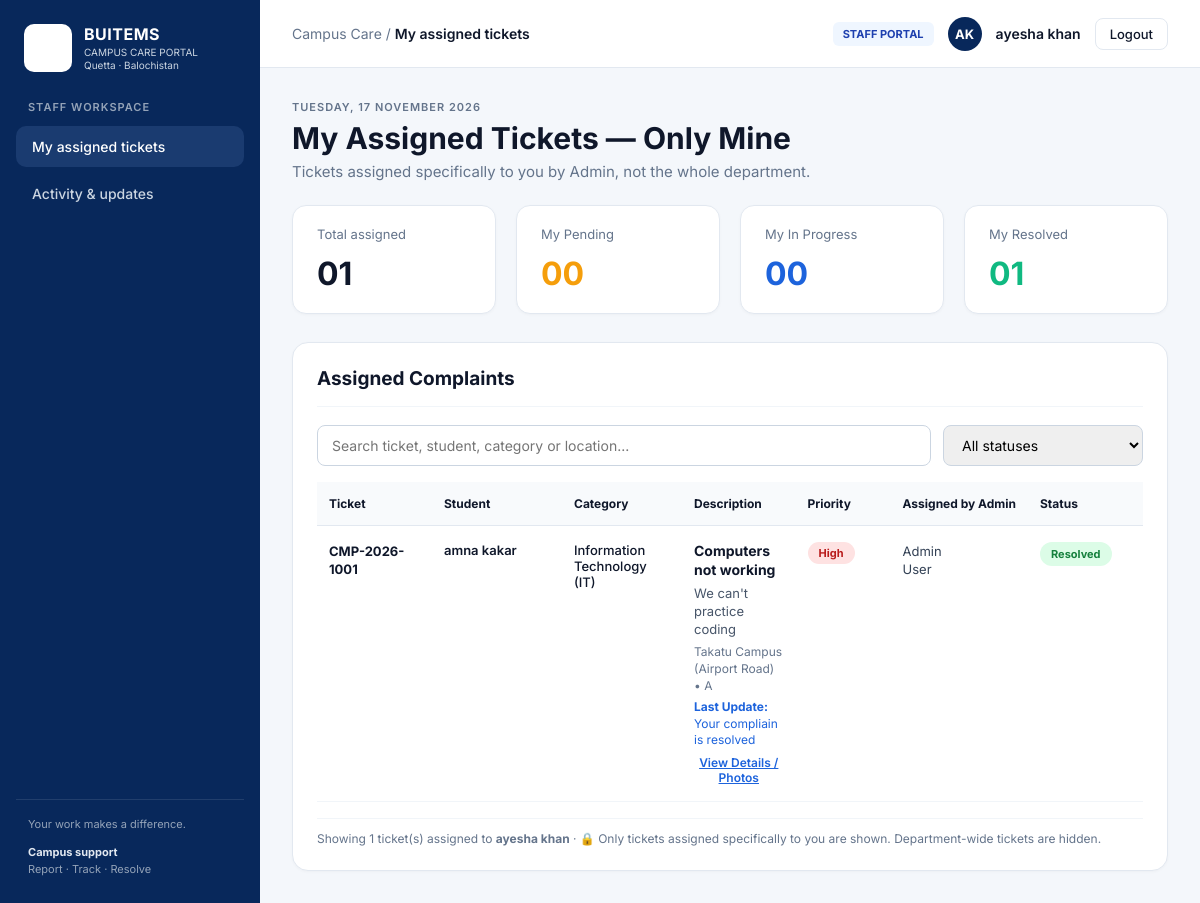
Screenshot of /staff_dashboard.php (signed in) with the database file from the repository.
### tables this page shows
CREATE TABLE `complaints` (
  `id` int(11) NOT NULL,
  `ticket_code` varchar(30) NOT NULL,
  `student_id` int(11) NOT NULL,
  `campus` varchar(100) NOT NULL,
  `title` varchar(200) NOT NULL,
  `department` varchar(100) NOT NULL,
  `location` varchar(150) NOT NULL,
  `incident_time` datetime NOT NULL,
  `description` text NOT NULL,
  `photo1` varchar(255) NOT NULL,
  `photo2` varchar(255) DEFAULT NULL,
  `photo3` varchar(255) DEFAULT NULL,
  `priority` enum('Low','Medium','High') DEFAULT 'Medium',
  `status` enum('Assigned','In Progress','Resolved','Escalated','Closed','Reopened') DEFAULT 'In Progress',
  `admin_notes` text DEFAULT NULL,
  `created_at` timestamp NOT NULL DEFAULT current_timestamp(),
  `assigned_staff_id` int(11) DEFAULT NULL
);

CREATE TABLE `users` (
  `id` int(11) NOT NULL,
  `full_name` varchar(100) NOT NULL,
  `email` varchar(120) NOT NULL,
  `password` varchar(255) NOT NULL,
  `role` enum('student','staff','admin') DEFAULT 'student',
  `created_at` timestamp NOT NULL DEFAULT current_timestamp()
);

### staff_dashboard.php (the view, shortened to what this page needs)
<?php
$host = "localhost";
$dbname = "buitems_complaints";
$username = "root";
$password = "";
try {
    $pdo = new PDO("mysql:host=$host;dbname=$dbname;charset=utf8mb4", $username, $password);
    $pdo->setAttribute(PDO::ATTR_ERRMODE, PDO::ERRMODE_EXCEPTION);
} catch (PDOException $e) {
    die("Database connection failed: " . $e->getMessage());
}
$staff_id = $_SESSION['user_id'];
$staff_name = $_SESSION['full_name'] ?? 'Aisha Rahman';
$name_parts = explode(' ', trim($staff_name));
$initials = strtoupper(substr($name_parts[0], 0, 1) . (isset($name_parts[1]) ? substr($name_parts[1], 0, 1) : ''));
$pdo->query("UPDATE complaints SET status = 'Escalated' WHERE status IN ('In Progress', 'Assigned', 'Reopened') AND created_at <= NOW() - INTERVAL 48 HOUR");
$statsStmt = $pdo->prepare("
    SELECT
        COUNT(*) AS total,
        SUM(CASE WHEN status IN ('Assigned', 'Reopened') THEN 1 ELSE 0 END) AS pending,
        SUM(CASE WHEN status IN ('In Progress', 'Escalated') THEN 1 ELSE 0 END) AS in_progress,
        SUM(CASE WHEN status IN ('Resolved', 'Closed') THEN 1 ELSE 0 END) AS resolved
    FROM complaints
    WHERE assigned_staff_id = ?
");
$statsStmt->execute([$staff_id]);
$stats = $statsStmt->fetch(PDO::FETCH_ASSOC);
$total_complaints = str_pad((int)($stats['total'] ?? 0), 2, '0', STR_PAD_LEFT);
$pending_count = str_pad((int)($stats['pending'] ?? 0), 2, '0', STR_PAD_LEFT);
$in_progress_count = str_pad((int)($stats['in_progress'] ?? 0), 2, '0', STR_PAD_LEFT);
$resolved_count = str_pad((int)($stats['resolved'] ?? 0), 2, '0', STR_PAD_LEFT);
$complaintsStmt = $pdo->prepare("
    SELECT c.*, u.full_name AS student_name, u.email AS student_email
    FROM complaints c
    JOIN users u ON c.student_id = u.id
    WHERE c.assigned_staff_id = ?
    ORDER BY c.created_at DESC
");
$complaintsStmt->execute([$staff_id]);
$assigned_complaints = $complaintsStmt->fetchAll(PDO::FETCH_ASSOC);
$current_date_banner = strtoupper(date('l, d F Y'));
?>
<!DOCTYPE html>
<html lang="en">
<head>
</head>
<body>
    <aside class="sidebar">
        <div>
            <div class="brand-box">
                <div class="brand-logo">
                </div>
                <div class="brand-text">
                    <h2>BUITEMS</h2>
                    <p>CAMPUS CARE PORTAL<br>Quetta · Balochistan</p>
                </div>
            </div>
            <div class="nav-label">STAFF WORKSPACE</div>
            <ul class="nav-menu">
                <li class="nav-item active" id="menu-assigned"><a onclick="switchSection('assigned')">My assigned tickets</a></li>
                <li class="nav-item" id="menu-activity"><a onclick="switchSection('activity')">Activity &amp; updates</a></li>
            </ul>
        </div>
        <div class="sidebar-footer">
            Your work makes a difference.
            <strong>Campus support</strong>
            Report · Track · Resolve
        </div>
    </aside>
    <div class="main-wrapper">
        <header class="topbar">
            <div class="breadcrumb" id="breadcrumbTitle">
                Campus Care / <span>My assigned tickets</span>
            </div>
            <div class="user-controls">
                <span class="role-badge">STAFF PORTAL</span>
                <div class="avatar-circle"><?php echo htmlspecialchars($initials); ?></div>
                <span class="user-name"><?php echo htmlspecialchars($staff_name); ?></span>
                <a href="logout.php" class="btn-logout">Logout</a>
            </div>
        </header>
        <main class="content-container">
            <div id="section-assigned" class="app-section active-section">
                <div style="font-size: 11px; font-weight: 600; letter-spacing: 1px; color: var(--text-muted); margin-bottom: 6px;"><?php echo $current_date_banner; ?></div>
                <h1 class="hero-title">My Assigned Tickets — Only Mine</h1>
                <p class="hero-subtitle">Tickets assigned specifically to you by Admin, not the whole department.</p>
                <section class="stats-grid">
                    <div class="stat-card">
                        <div class="stat-title">Total assigned</div>
                        <div class="stat-value"><?php echo $total_complaints; ?></div>
                    </div>
                    <div class="stat-card">
                        <div class="stat-title">My Pending</div>
                        <div class="stat-value" style="color: var(--amber-accent);"><?php echo $pending_count; ?></div>
                    </div>
                    <div class="stat-card">
                        <div class="stat-title">My In Progress</div>
                        <div class="stat-value" style="color: var(--primary-blue);"><?php echo $in_progress_count; ?></div>
                    </div>
                    <div class="stat-card">
                        <div class="stat-title">My Resolved</div>
                        <div class="stat-value" style="color: var(--green-accent);"><?php echo $resolved_count; ?></div>
                    </div>
                </section>
                <section class="panel-card">
                    <div class="panel-header">
                        <h3>Assigned Complaints</h3>
                    </div>
                    <div class="filter-bar">
                        <input type="text" id="searchTicket" class="form-control" placeholder="Search ticket, student, category or location..." onkeyup="filterTable()">
                        <select id="statusFilter" class="form-control" onchange="filterTable()">
                            <option value="">All statuses</option>
                        </select>
                    </div>
                    <div style="overflow-x: auto;">
                        <table class="history-table" id="staffTable">
                            <thead>
                                <tr>
                                    <th style="width: 115px;">Ticket</th>
                                    <th style="width: 130px;">Student</th>
                                    <th style="width: 120px;">Category</th>
                                    <th>Description</th>
                                    <th style="width: 95px;">Priority</th>
                                    <th style="width: 110px;">Assigned by Admin</th>
                                    <th style="width: 110px;">Status</th>
                                    <th style="width: 220px;">Action</th>
                                </tr>
                            </thead>
                            <tbody>
                                <?php if (empty($assigned_complaints)): ?>
                                    <tr>
                                        <td colspan="8" style="text-align: center; color: var(--text-muted); padding: 30px;">
                                            No complaints currently assigned to you.
                                        </td>
                                    </tr>
                                <?php else: ?>
                                    <?php foreach ($assigned_complaints as $c): ?>
                                        <?php
                                            $status_class = 'status-progress';
                                            if ($c['status'] === 'Assigned' || $c['status'] === 'Reopened') $status_class = 'status-assigned';
                                            elseif ($c['status'] === 'Resolved' || $c['status'] === 'Closed') $status_class = 'status-resolved';
                                            elseif ($c['status'] === 'Escalated') $status_class = 'status-escalated';
                                            $prio = $c['priority'] ?? 'Medium';
                                            $prio_class = 'prio-medium';
                                            if ($prio === 'High') $prio_class = 'prio-high';
                                        ?>
                                        <tr>
                                            <td>
                                                <div class="ticket-code"><?php echo htmlspecialchars($c['ticket_code']); ?></div>
                                            </td>
                                            <td>
                                                <div style="font-weight: 600; color: var(--text-dark);"><?php echo htmlspecialchars($c['student_name']); ?></div>
                                            </td>
                                            <td>
                                                <div style="font-weight: 500;"><?php echo htmlspecialchars($c['department']); ?></div>
                                            </td>
                                            <td>
                                                <div class="ticket-title"><?php echo htmlspecialchars($c['title']); ?></div>
                                                <div class="ticket-desc"><?php echo htmlspecialchars($c['description']); ?></div>
                                                <div class="ticket-meta"><?php echo htmlspecialchars($c['campus']); ?> &bull; <?php echo htmlspecialchars($c['location']); ?></div>
                                                <?php if (!empty($c['admin_notes'])): ?>
                                                    <div class="ticket-meta" style="color: var(--primary-blue); margin-top: 4px;">
                                                        <strong>Last Update:</strong> <?php echo htmlspecialchars($c['admin_notes']); ?>
                                                    </div>
                                                <?php endif; ?>
                                                <button type="button" class="btn-view-photo" onclick='openModal(<?php echo htmlspecialchars(json_encode($c), ENT_QUOTES, "UTF-8"); ?>)'>View Details / Photos</button>
                                            </td>
                                            <td>
                                                <span class="priority-pill <?php echo $prio_class; ?>"><?php echo htmlspecialchars($prio); ?></span>
                                            </td>
                                            <td>
                                                <div style="color: #334155; line-height: 1.4;">Admin<br>User</div>
                                            </td>
                                            <td>
                                                <span class="status-pill <?php echo $status_class; ?>"><?php echo htmlspecialchars($c['status']); ?></span>
                                            </td>
                                            <td>
                                            </td>
                                        </tr>
                                    <?php endforeach; ?>
                                <?php endif; ?>
                            </tbody>
                        </table>
                    </div>
                    <div class="table-privacy-footer">
                        Showing <?php echo count($assigned_complaints); ?> ticket(s) assigned to <strong><?php echo htmlspecialchars($staff_name); ?></strong> &middot; &#128274; Only tickets assigned specifically to you are shown. Department-wide tickets are hidden.
                    </div>
                </section>
            </div>
        </main>
    </div>
</body>
</html>

### rows the page displays
complaints: ticket_code "CMP-2026-1001", student.full_name "amna kakar", department "Information Technology (IT)", title "Computers not working", description "We can't practice coding", campus "Takatu Campus (Airport Road)", location "A", admin_notes "Your compliain is resolved", priority "High", status "Resolved"

### other values shown
$initials "AK"
$staff_name "ayesha khan"
$current_date_banner "TUESDAY, 17 NOVEMBER 2026"
$total_complaints "01"
$pending_count "00"
$in_progress_count "00"
$resolved_count "01"
count($assigned_complaints) "1"
